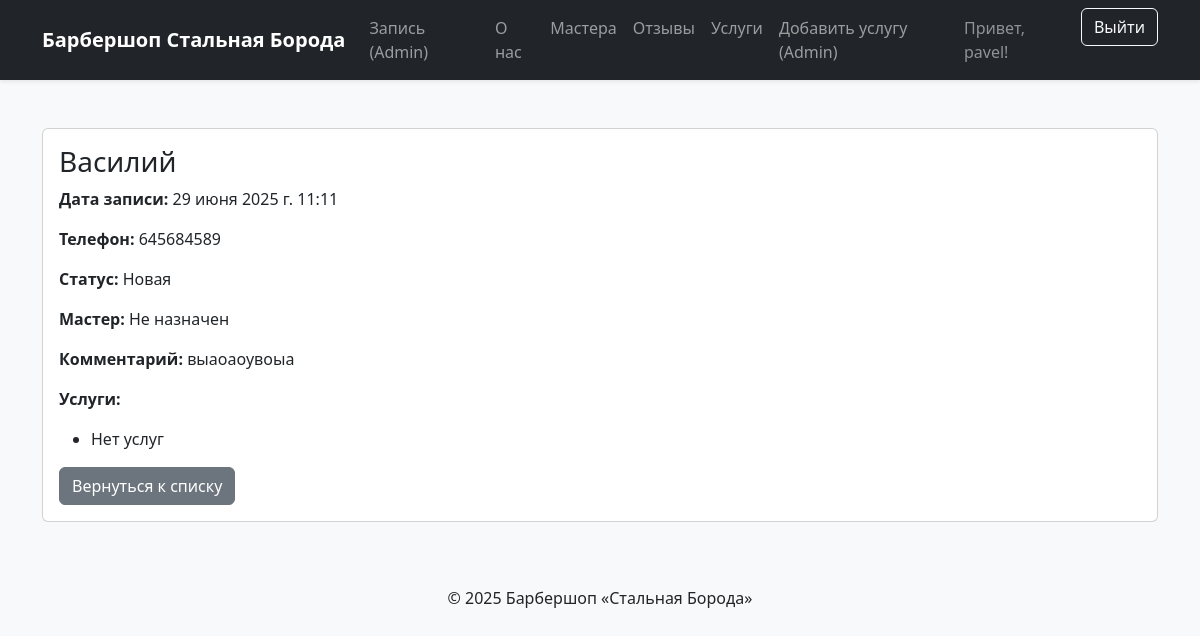
The app's page /orders/10/ (signed in) with its own data.
### core/models.py (models this page shows, shortened)
class Order(models.Model):
    client_name = models.CharField(max_length=100, verbose_name="Имя клиента")
    phone = models.CharField(max_length=20, verbose_name="Телефон")
    comment = models.TextField(blank=True, verbose_name="Комментарий")
    status = models.CharField(max_length=50, choices=STATUS_CHOICES, default="new", verbose_name="Статус")
    date_created = models.DateTimeField(auto_now_add=True, verbose_name="Дата создания")
    date_updated = models.DateTimeField(auto_now=True, verbose_name="Дата обновления")
    master = models.ForeignKey(Master, on_delete=models.SET_NULL, null=True, blank=True, verbose_name="Мастер")
    services = models.ManyToManyField(Service, related_name="orders", verbose_name="Услуги")
    appointment_date = models.DateTimeField(verbose_name="Дата и время записи")
    class Meta:
        verbose_name = "Заказ"
        verbose_name_plural = "Заказы"

### barbershop/views.py (the view)
# urls.py: path('orders/<int:order_id>/', OrderDetailView.as_view(), name='order_detail'),
class OrderDetailView(StaffRequiredMixin, DetailView):
    model = Order
    template_name = "core/order_detail.html"
    pk_url_kwarg = "order_id"
    def dispatch(self, req, *a, **k):
        if not req.user.is_staff:
            messages.error(req, "У вас нет доступа.")
        return super().dispatch(req, *a, **k)

### core/mixins.py (called while the page is built)
    def test_func(self):
        return self.request.user.is_staff

### barbershop/templates/core/order_detail.html (shortened to what this page needs)
{% extends "base.html" %}
{% block content %}
<div class="card my-4">
    <div class="card-body">
        <h3>{{ order.client_name }}</h3>
        <p><strong>Дата записи:</strong> {{ order.appointment_date }}</p>
        <p><strong>Телефон:</strong> {{ order.phone }}</p>
        <p><strong>Статус:</strong> {{ order.get_status_display }}</p>
        <p><strong>Мастер:</strong>
            {% if order.master %}
                {{ order.master.name }}
            {% else %}
                Не назначен
            {% endif %}
        </p>
        <p><strong>Комментарий:</strong> {{ order.comment|default:"Нет комментария" }}</p>
        <p><strong>Услуги:</strong></p>
        <ul>
            {% for service in order.services.all %}
                <li>{{ service.name }}</li>
            {% empty %}
                <li>Нет услуг</li>
            {% endfor %}
        </ul>
        <a href="{% url 'orders_list' %}" class="btn btn-secondary">Вернуться к списку</a>
    </div>
</div>
{% endblock %}

### barbershop/templates/includes/menu.html (shortened to what this page needs)
<nav class="navbar navbar-expand-lg navbar-dark bg-dark shadow-sm">
    <div class="container">
        <a class="navbar-brand fw-bold" href="{% url 'landing' %}">Барбершоп Стальная Борода</a>
        <div class="collapse navbar-collapse" id="navbarNav">
            <ul class="navbar-nav me-auto mb-2 mb-lg-0">
                {% if user.is_staff %}
                    <li class="nav-item">
                        <a class="nav-link" href="{% url 'orders_list' %}">Запись (Admin)</a>
                    </li>
                {% endif %}
                <li class="nav-item">
                    <a class="nav-link" href="{% url 'landing' %}#about">О нас</a>
                </li>
                <li class="nav-item">
                    <a class="nav-link" href="{% url 'landing' %}#masters">Мастера</a>
                </li>
                <li class="nav-item">
                    <a class="nav-link" href="{% url 'landing' %}#reviews">Отзывы</a>
                </li>
                <li class="nav-item">
                    <a class="nav-link" href="{% url 'landing' %}#services">Услуги</a>
                </li>
                {% if user.is_staff %}
                    <li class="nav-item">
                        <a class="nav-link" href="{% url 'service_create' %}">Добавить услугу (Admin)</a>
                    </li>
                {% endif %}
            </ul>
            <ul class="navbar-nav ms-auto mb-2 mb-lg-0">
                {% if user.is_authenticated %}
                    <li class="nav-item d-flex align-items-center me-3">
                        <span class="navbar-text text-white-50">Привет, {{ user.username }}!</span>
                    </li>
                    <li class="nav-item">
                        <form method="post" action="{% url 'logout' %}" class="d-inline">
                            <button type="submit" class="btn btn-outline-light">Выйти</button>
                        </form>
                    </li>
                {% endif %}
            </ul>
        </div>
    </div>
</nav>

### barbershop/templates/base.html (style rules this page uses)
body { background-color: #f8f9fa; }
html { scroll-behavior: smooth; }

### records on screen
Order: client_name "Василий", appointment_date "29 июня 2025 г. 11:11", phone "645684589", status "Новая", comment "выаоаоувоыа"

### other values on screen
{{ user.username }} "pavel"
